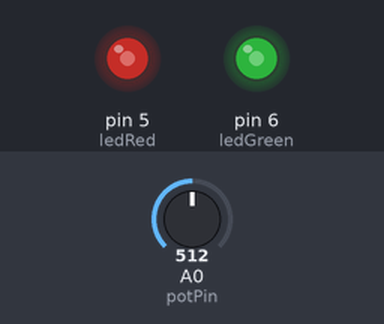
A sketch run on a simulated Arduino Uno, built with avr-gcc and run on an emulated ATmega328P. On the bench: output pins drawn as LEDs (lit = HIGH). The test bench sets the inputs (shaded band); at power-on: A0 (potPin) = 512.

Above: at 1.2 s.
1.3 s: A0 (potPin) set to 716
At 1.9 s:
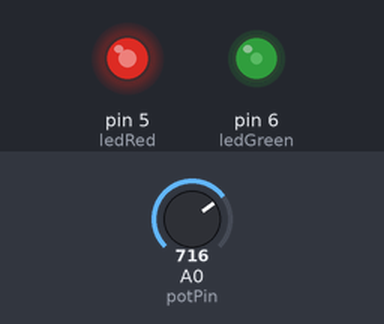
2.8 s: A0 (potPin) set to 900
At 4.0 s:
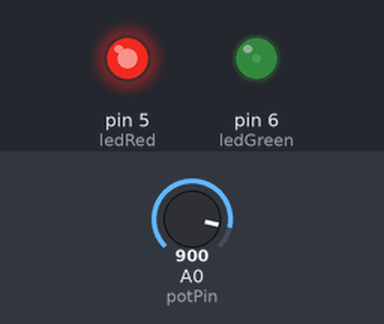
4.3 s: A0 (potPin) set to 1023
At 5.3 s:
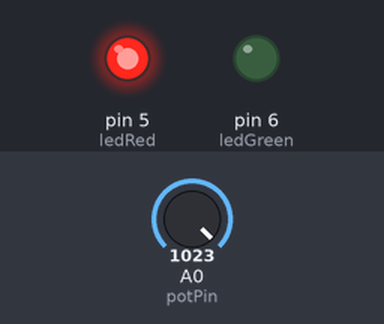
5.8 s: A0 (potPin) set to 306
At 6.5 s:
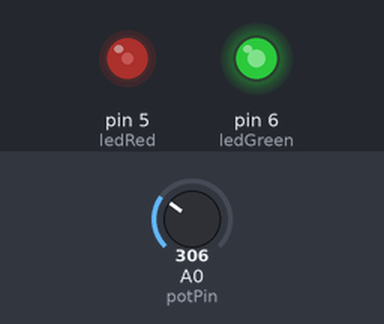
7.3 s: A0 (potPin) set to 122
At 7.6 s:
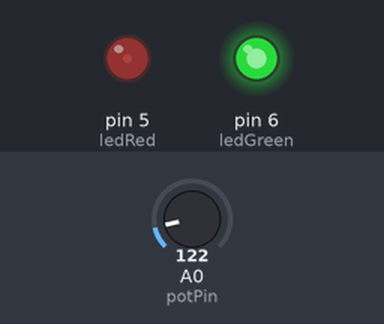
8.8 s: A0 (potPin) set to 511
At 10.0 s:
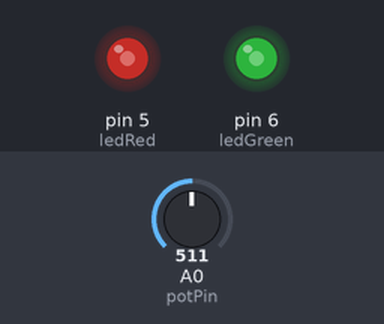
Timing chart, 0 to 11.3 s (numbered marks = the images above; inputs shaded):
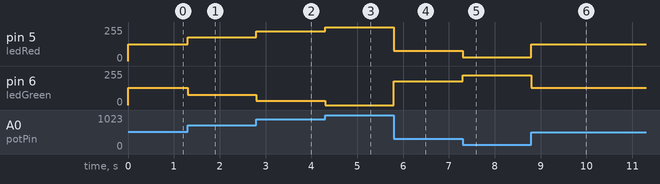

Measured:
- after the input at 1.3 s, pin 5 (ledRed): 127/255 → 178/255 at once; pin 6 (ledGreen): 128/255 → 77/255 at once
- after the input at 2.8 s, pin 5 (ledRed): 178/255 → 224/255 at once; pin 6 (ledGreen): 77/255 → 31/255 at once
- after the input at 4.3 s, pin 5 (ledRed): 224/255 → 255/255 at once; pin 6 (ledGreen): 31/255 → 0/255 at once
- after the input at 5.8 s, pin 5 (ledRed): 255/255 → 76/255 at once; pin 6 (ledGreen): 0/255 → 179/255 at once
- after the input at 7.3 s, pin 5 (ledRed): 76/255 → 30/255 at once; pin 6 (ledGreen): 179/255 → 225/255 at once
- after the input at 8.8 s, pin 5 (ledRed): 30/255 → 127/255 at once; pin 6 (ledGreen): 225/255 → 128/255 at once

The sketch:

Potentiometer.ino
```cpp
/*
  Potentiometer
  zwei LEDs werden mit einem Potentiometer gesteuert

  Dieses Beispiel aus dem Fritzing Creator Kit: www.fritzing.org/creator-kit.
*/

int ledGreen = 6;                            // LED Pin wird deklariert
int ledRed = 5;                              // LED Pin wird deklariert
int potPin = 0;                              // Potentiometer wird deklariert

void setup(){
                                             // werder analoge Ein- noch Ausgaben müssen im Setup initialisiert werden
}

void loop(){
  int value = analogRead(potPin);            // die Variable value speichert den Wert des Potentiometers
  int redValue = map(value,0,1023,0,255);    // diser wird mit der Map-Funktion umgerechnet - hier von 0 bis 255,
  int greenValue = map(value,0,1023,255,0);  // hier von 255 - 0

  analogWrite(ledRed,redValue);              // die umgerechneten Werte
  analogWrite(ledGreen,greenValue);          // werden an beide LEDs gesendet
}
```
